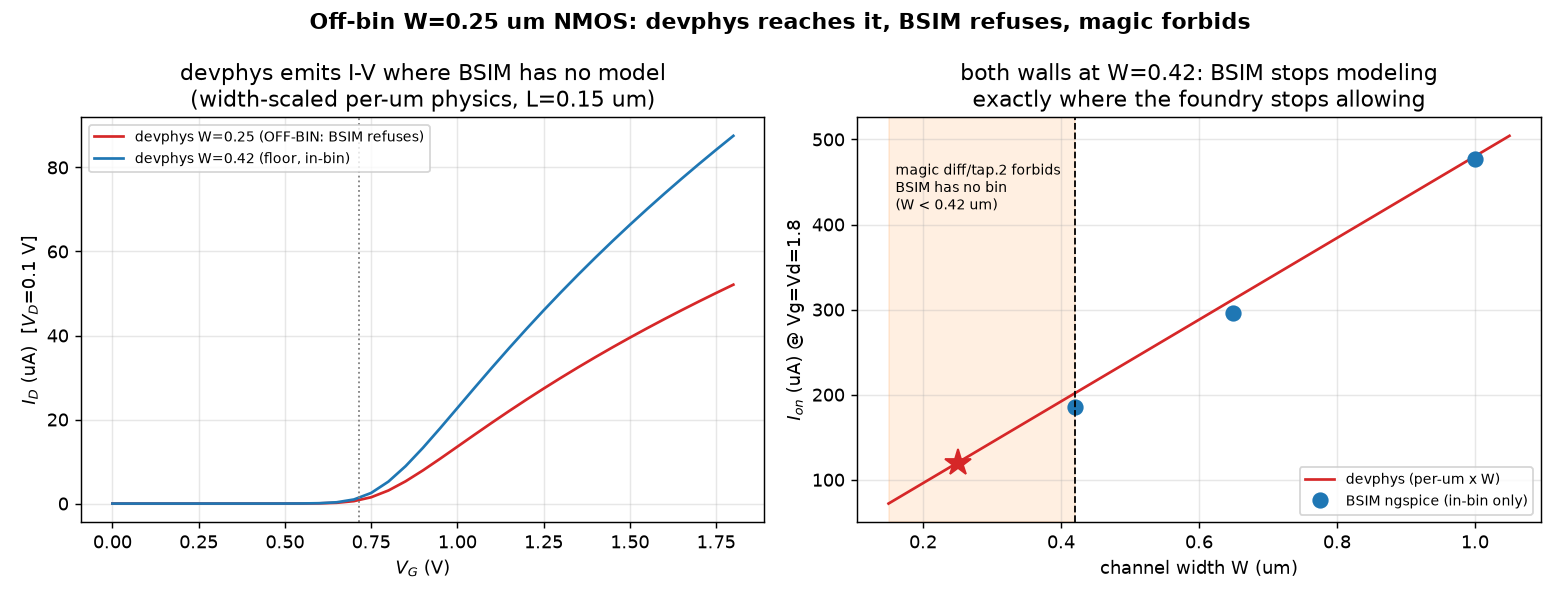

Recreate this plot in Python.
"""devphys characterization of the off-bin W=0.25 um NMOS -- where BSIM cannot.

The v3 task: characterize the pinned off-bin device via devphys TCAD (stages
4-5), "since BSIM can't". This does exactly that -- and reports the honest
result, which is sharper than the task assumed.

THREE COINCIDING WALLS at (W=0.25 um, L=0.15 um), all proven, not asserted:
  1. magic diff/tap.2 FORBIDS building it   (offbin.yml CI; < 0.42 um std floor)
  2. BSIM ngspice REFUSES to model it        ("could not find a valid modelname"
                                              -- no bin at (0.25, 0.15); see below)
  3. measured silicon shows NO narrow-width effect to model
                                              (devphys Phase-0, 07_nfet_3d)

devphys CAN still emit an I-V here, because its stage-4c nfet is 2D: current is
computed PER UNIT WIDTH and multiplied by W (mosfet_short.py:280,
`(In+Ip)*WIDTH_CM`). So "devphys at W=0.25" is IDENTICALLY the silicon-calibrated
per-um physics x 0.25 -- real numbers where BSIM returns none, but pure
width-scaling with no narrow-W content (consistent with wall 3). That is
devphys's REACH, not a physical gap it uniquely fills.

The REFRAMED value (what the grand goal actually needs): devphys reproduces
BSIM at a MANUFACTURABLE width from silicon-calibrated physics -- an independent
from-physics characterization of the cells you CAN build. Shown here at the
W=0.42 um diff/tap.2 floor (the narrowest legal logic NMOS), where both exist.

Reads the committed devphys short-channel solve (devphys/04_sky130_nfet/
short_results.npz, L=0.15 um, calibrated to measured W=25 um silicon) and runs
BSIM ngspice locally. Local-only (not CI): devphys is a sibling repo.
"""
import sys
from pathlib import Path

import numpy as np

sys.path.insert(0, str(Path(__file__).resolve().parents[1]))
from common import MODELS, run_ngspice, parse_meas

HERE = Path(__file__).resolve().parent
DEVPHYS = Path(__file__).resolve().parents[3] / "devphys" / "04_sky130_nfet"
NPZ = DEVPHYS / "short_results.npz"

W_OFF = 0.25       # off-bin target
W_FLOOR = 0.42     # diff/tap.2 std floor = narrowest legal logic NMOS (in-bin)
W_CAL = 25.0       # devphys solve width (2D model; W is a scalar multiplier)
L = 0.15


def extract_vt(vg, idlin, vd=0.1):
    """max-gm linear-extrapolation Vt."""
    gm = np.gradient(idlin, vg)
    i = int(np.argmax(gm))
    return vg[i] - idlin[i] / gm[i] - vd / 2


def bsim_drive(w, vg=1.8, vd=1.8):
    """BSIM ngspice |Id| at (w, L=0.15). Returns None if off-bin (no model)."""
    net = f"""* nfet_01v8 W={w} L={L}
.lib "{MODELS}" tt
.temp 25
.option TEMP={25}
vd d 0 {vd}
vg g 0 {vg}
xm d g 0 0 sky130_fd_pr__nfet_01v8 w={w} l={L}
.control
op
let idrv = abs(i(vd))
echo IDRVMEAS = $&idrv
.endc
.end
"""
    out = run_ngspice(net, f"dpx_{int(w*1000)}")
    if "could not find a valid modelname" in out:
        return None
    return parse_meas(out).get("idrvmeas")


def main():
    if not NPZ.exists():
        sys.exit(f"devphys solve not found: {NPZ}\n"
                 "run devphys/04_sky130_nfet/mosfet_short.py first (or clone devphys).")
    d = np.load(NPZ)
    VG, ID_lin, ID_sat = d["VG"], d["ID_lin"], d["ID_sat"]
    sat_grid = d["sat_grid"]

    # per-um, silicon-calibrated at L=0.15 (the whole 2D-model point: /W)
    perum_lin = ID_lin / W_CAL
    perum_sat = ID_sat / W_CAL
    ion_perum = float(perum_sat[np.argmax(sat_grid)])          # Vg=Vd=1.8
    vt_dp = extract_vt(VG, ID_lin, 0.1)

    print("=" * 74)
    print("devphys characterization of the OFF-BIN W=0.25 um NMOS (L=0.15 um)")
    print("=" * 74)
    print(f"devphys per-um (silicon-calibrated, L=0.15): Ion = {ion_perum*1e6:.1f} "
          f"uA/um at Vg=Vd=1.8 V; Vt(max-gm) = {vt_dp:.3f} V")
    print()
    print(f"  -> devphys Id for the off-bin W={W_OFF} um device (width-scaled):")
    print(f"       Ion = {ion_perum*W_OFF*1e6:.1f} uA   (BSIM: NO MODEL -- refuses)")
    print(f"     devphys Id for the W={W_FLOOR} um floor control (width-scaled):")
    print(f"       Ion = {ion_perum*W_FLOOR*1e6:.1f} uA")
    print()

    # --- the bracket table: DRC / model / drive at each width -----------
    print(f"{'W(um)':>6} {'KLayout':>8} {'magic dt.2':>11} {'BSIM Id':>10} "
          f"{'devphys Id':>11}  note")
    rows = [
        (0.25, "clean", "FORBID", None, "off-bin: 3 walls (build/model/physics)"),
        (0.36, "clean", "FORBID", None, "off-bin at L=0.15 (lowest bin W=0.39)"),
        (0.42, "clean", "ok",     None, "narrowest LEGAL logic NMOS (in-bin)"),
        (0.65, "clean", "ok",     None, "typical logic NFET"),
        (1.00, "clean", "ok",     None, "wide NFET"),
    ]
    cross = {}
    for i, (w, kl, dt, _b, note) in enumerate(rows):
        bid = bsim_drive(w)
        dpid = ion_perum * w
        bs = f"{bid*1e6:8.1f}u" if bid else "  refuse"
        if bid:
            cross[w] = (bid, dpid)
        print(f"{w:6.2f} {kl:>8} {dt:>11} {bs:>10} {dpid*1e6:9.1f}u  {note}")

    # --- reframed value: devphys vs BSIM where BOTH exist ---------------
    print("\nCROSS-CHECK (the reframed devphys value -- own physics vs BSIM at a")
    print("manufacturable geometry; both silicon-referenced):")
    for w in (0.42, 0.65, 1.0):
        if w in cross:
            bid, dpid = cross[w]
            print(f"  W={w:>4} um: BSIM {bid*1e6:6.1f} uA  vs  devphys {dpid*1e6:6.1f} "
                  f"uA   ({100*(dpid/bid-1):+.1f} %)")

    # --- figure ---------------------------------------------------------
    import matplotlib
    matplotlib.use("Agg")
    import matplotlib.pyplot as plt
    fig, (ax1, ax2) = plt.subplots(1, 2, figsize=(12, 4.6))

    # left: devphys Id-Vg at W=0.25 (off-bin) and W=0.42 (floor)
    ax1.plot(VG, ID_lin / W_CAL * W_OFF * 1e6, "-", color="tab:red",
             label=f"devphys W={W_OFF} (OFF-BIN: BSIM refuses)")
    ax1.plot(VG, ID_lin / W_CAL * W_FLOOR * 1e6, "-", color="tab:blue",
             label=f"devphys W={W_FLOOR} (floor, in-bin)")
    ax1.axvline(vt_dp, ls=":", color="gray", lw=1)
    ax1.set_xlabel("$V_G$ (V)"); ax1.set_ylabel("$I_D$ (uA)  [$V_D$=0.1 V]")
    ax1.set_title("devphys emits I-V where BSIM has no model\n"
                  "(width-scaled per-um physics, L=0.15 um)")
    ax1.legend(fontsize=8); ax1.grid(alpha=0.3)

    # right: drive vs width, devphys line + BSIM points, walls marked
    ws = np.linspace(0.15, 1.05, 50)
    ax2.plot(ws, ion_perum * ws * 1e6, "-", color="tab:red",
             label="devphys (per-um x W)")
    bw = [w for w in (0.42, 0.65, 1.0) if w in cross]
    ax2.plot(bw, [cross[w][0] * 1e6 for w in bw], "o", ms=8, color="tab:blue",
             label="BSIM ngspice (in-bin only)")
    ax2.axvspan(0.15, 0.42, color="tab:orange", alpha=0.12)
    ax2.axvline(0.42, ls="--", color="k", lw=1)
    ax2.text(0.16, ax2.get_ylim()[1] * 0.9,
             "magic diff/tap.2 forbids\nBSIM has no bin\n(W < 0.42 um)",
             fontsize=8, va="top")
    ax2.plot([W_OFF], [ion_perum * W_OFF * 1e6], "*", ms=15, color="tab:red")
    ax2.set_xlabel("channel width W (um)"); ax2.set_ylabel("$I_{on}$ (uA) @ Vg=Vd=1.8")
    ax2.set_title("both walls at W=0.42: BSIM stops modeling\n"
                  "exactly where the foundry stops allowing")
    ax2.legend(fontsize=8, loc="lower right"); ax2.grid(alpha=0.3)

    fig.suptitle("Off-bin W=0.25 um NMOS: devphys reaches it, BSIM refuses, "
                 "magic forbids", fontweight="bold")
    fig.tight_layout()
    out = HERE / "devphys_offbin.png"
    fig.savefig(out, dpi=130)
    print(f"\nfigure -> {out}")
    print("STAGE: devphys off-bin characterization DONE")


if __name__ == "__main__":
    main()
